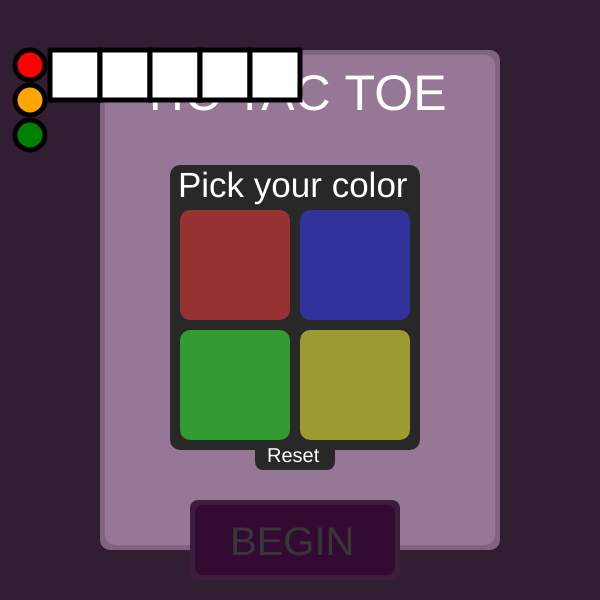
Frame 1 (no input)
Frame 60 (no input): identical to frame 1, image omitted
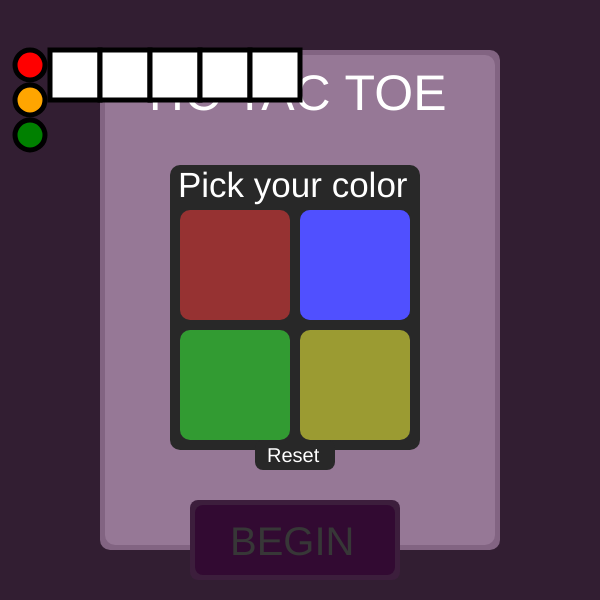
Frame 120 (the mouse pressed at the canvas centre since frame 60)

The p5.js sketch that drew these frames (run headless with seeded random() and noise() and a simulated clock; from frame 60 on, the mouse is pressed at the canvas centre):

// p5.js sketch
// ── sketch.js

function setup() {
  createCanvas(600, 600);
}

//variable collection

let squareBaseX = 160;
let squareBaseY = 160;
let squareOffsetX = 95;
let squareOffsetY = 95;
let squareSize = 85;

let square1Color = 0;
let square2Color = 0;
let square3Color = 0;
let square4Color = 0;
let square5Color = 0;
let square6Color = 0;
let square7Color = 0;
let square8Color = 0;
let square9Color = 0;

let square1Filled = false;
let square2Filled = false;
let square3Filled = false;
let square4Filled = false;
let square5Filled = false;
let square6Filled = false;
let square7Filled = false;
let square8Filled = false;
let square9Filled = false;

let totalSquaresFilled = 0;

let activePlayer1 = -1;
let activePlayer2 = 1;
let player1Won = false;
let player2Won = false;
let playersTied = false;
let gameOver = false;

let startingScreen = true;
let beginMatch = false;

let scorePlayer1 = 0;
let scorePlayer2 = 0;

let color1R = 255;
let color1G = 100;
let color1B = 100;

let color2R = 100;
let color2G = 100;
let color2B = 255;

let color3R = 100;
let color3G = 255;
let color3B = 100;

let color4R = 255;
let color4G = 235;
let color4B = 100;

let colorPlayer1R = 0;
let colorPlayer1G = 0;
let colorPlayer1B = 0;
let colorPlayer2R = 0;
let colorPlayer2G = 0;
let colorPlayer2B = 0;

let color1Selected = false;
let color2Selected = false;
let color3Selected = false;
let color4Selected = false;
let colorCount = 2;

//------------------------------------------------------------------------------------------------------------------------------------------

function mousePressed() {

  //------------------------------------------------------------------------------------------------------------------------------------------

  //begin match

  if(keyCode === 0 && mouseX >= 195 && mouseX <= 395 && mouseY >= 505 && mouseY <= 575 && startingScreen == true && beginMatch == true) {
    startingScreen = false;
    gameOver = false;
    activePlayer1 = -1;
    activePlayer2 = 1;
  }

  //------------------------------------------------------------------------------------------------------------------------------------------

  //go back to start

  if (keyCode === 0 && mouseX >= 295 && mouseX <= 435 && mouseY >= 85 && mouseY <= 125 && startingScreen == false) {
    startingScreen = true;
    color1Selected = false;
    color2Selected = false;
    color3Selected = false;
    color4Selected = false;
    activePlayer1 = -1;
    activePlayer2 = 1;
    colorCount = 2;
  }

  //------------------------------------------------------------------------------------------------------------------------------------------

  //switch turns in game

  if (keyCode === 0 &&
  mouseX >= squareBaseX && mouseX <= squareBaseX + squareSize &&
     mouseY >= squareBaseY && mouseY <= squareBaseY + squareSize && square1Filled == false && gameOver == false ||
  mouseX >= squareBaseX + squareOffsetX && mouseX <= squareBaseX + squareOffsetX + squareSize &&
     mouseY >= squareBaseY && mouseY <= squareBaseY + squareSize && square2Filled == false && gameOver == false ||
  mouseX >= squareBaseX + squareOffsetX * 2 && mouseX <= squareBaseX + squareOffsetX * 2 + squareSize &&
     mouseY >= squareBaseY && mouseY <= squareBaseY + squareSize && square3Filled == false && gameOver == false ||
  mouseX >= squareBaseX && mouseX <= squareBaseX + squareSize &&
     mouseY >= squareBaseY + squareOffsetY && mouseY <= squareBaseY + squareOffsetY + squareSize && square4Filled == false && gameOver == false ||
  mouseX >= squareBaseX + squareOffsetX && mouseX <= squareBaseX + squareOffsetX + squareSize &&
     mouseY >= squareBaseY + squareOffsetY && mouseY <= squareBaseY + squareOffsetY + squareSize && square5Filled == false && gameOver == false ||
  mouseX >= squareBaseX + squareOffsetX * 2 && mouseX <= squareBaseX + squareOffsetX * 2 + squareSize &&
     mouseY >= squareBaseY + squareOffsetY && mouseY <= squareBaseY + squareOffsetY + squareSize && square6Filled == false && gameOver == false ||
  mouseX >= squareBaseX && mouseX <= squareBaseX + squareSize &&
     mouseY >= squareBaseY + squareOffsetY * 2 && mouseY <= squareBaseY + squareOffsetY * 2 + squareSize && square7Filled == false && gameOver == false ||
  mouseX >= squareBaseX + squareOffsetX && mouseX <= squareBaseX + squareOffsetX + squareSize &&
     mouseY >= squareBaseY + squareOffsetY * 2 && mouseY <= squareBaseY + squareOffsetY * 2 + squareSize && square8Filled == false && gameOver == false ||
  mouseX >= squareBaseX + squareOffsetX * 2 && mouseX <= squareBaseX + squareOffsetX * 2 + squareSize &&
     mouseY >= squareBaseY + squareOffsetY * 2 && mouseY <= squareBaseY + squareOffsetY * 2 + squareSize && square9Filled == false && gameOver == false)
  {
    activePlayer1 = activePlayer1 * -1;
    activePlayer2 = activePlayer2 * -1;
  }

  //------------------------------------------------------------------------------------------------------------------------------------------

  //switch players in menu
  if (keyCode === 0 && colorCount >> 0 && mouseX >= 180 && mouseX <= 410 && mouseY >= 210 && mouseY <= 440 &&
    color1Selected == true && startingScreen == true ||
    color2Selected == true && startingScreen == true ||
    color3Selected == true && startingScreen == true ||
    color4Selected == true && startingScreen == true)
    {
      activePlayer1 = activePlayer1 * -1;
      activePlayer2 = activePlayer2 * -1;
    }

  //------------------------------------------------------------------------------------------------------------------------------------------

  //scorecount

  if (player1Won == true) {
    scorePlayer1 = scorePlayer1 + 1;
  }
   if (player2Won == true) {
   scorePlayer2 = scorePlayer2 + 1;
  }

  //------------------------------------------------------------------------------------------------------------------------------------------

  //press spaces

  //square 1
  if (keyCode === 0 && mouseX >= squareBaseX && mouseX <= squareBaseX + squareSize &&
     mouseY >= squareBaseY && mouseY <= squareBaseY + squareSize && gameOver == false
      && activePlayer1 == -1 && square1Filled == false) {
    square1Color = 1; square1Filled = true; totalSquaresFilled = totalSquaresFilled + 1;
  }
  else if (keyCode === 0 && mouseX >= squareBaseX && mouseX <= squareBaseX + squareSize &&
     mouseY >= squareBaseY && mouseY <= squareBaseY + squareSize && gameOver == false
      && activePlayer2 == -1 && square1Filled == false) {
      square1Color = 2; square1Filled = true; totalSquaresFilled = totalSquaresFilled + 1;
     };

  //square 2
  if (keyCode === 0 && mouseX >= squareBaseX + squareOffsetX && mouseX <= squareBaseX + squareOffsetX + squareSize &&
     mouseY >= squareBaseY && mouseY <= squareBaseY + squareSize && gameOver == false
      && activePlayer1 == -1 && square2Filled == false) {
    square2Color = 1; square2Filled = true; totalSquaresFilled = totalSquaresFilled + 1;
  }
  else if (keyCode === 0 && mouseX >= squareBaseX + squareOffsetX && mouseX <= squareBaseX + squareOffsetX + squareSize &&
     mouseY >= squareBaseY && mouseY <= squareBaseY + squareSize && gameOver == false
      && activePlayer2 == -1 && square2Filled == false) {
      square2Color = 2; square2Filled = true; totalSquaresFilled = totalSquaresFilled + 1;
     };

   //square 3
  if (keyCode === 0 && mouseX >= squareBaseX + squareOffsetX * 2 && mouseX <= squareBaseX + squareOffsetX * 2 + squareSize &&
     mouseY >= squareBaseY && mouseY <= squareBaseY + squareSize && gameOver == false
      && activePlayer1 == -1 && square3Filled == false) {
    square3Color = 1; square3Filled = true; totalSquaresFilled = totalSquaresFilled + 1;
  }
  else if (keyCode === 0 && mouseX >= squareBaseX + squareOffsetX * 2 && mouseX <= squareBaseX + squareOffsetX * 2 + squareSize &&
     mouseY >= squareBaseY && mouseY <= squareBaseY + squareSize && gameOver == false
      && activePlayer2 == -1 && square3Filled == false) {
      square3Color = 2; square3Filled = true; totalSquaresFilled = totalSquaresFilled + 1;
     };

   //square 4
  if (keyCode === 0 && mouseX >= squareBaseX && mouseX <= squareBaseX + squareSize &&
     mouseY >= squareBaseY + squareOffsetY && mouseY <= squareBaseY + squareOffsetY + squareSize && gameOver == false
      && activePlayer1 == -1 && square4Filled == false) {
    square4Color = 1; square4Filled = true; totalSquaresFilled = totalSquaresFilled + 1;
  }
  else if (keyCode === 0 && mouseX >= squareBaseX && mouseX <= squareBaseX + squareSize &&
     mouseY >= squareBaseY + squareOffsetY && mouseY <= squareBaseY + squareOffsetY + squareSize && gameOver == false
      && activePlayer2 == -1 && square4Filled == false) {
      square4Color = 2; square4Filled = true; totalSquaresFilled = totalSquaresFilled + 1;
     };

   //square 5
  if (keyCode === 0 && mouseX >= squareBaseX + squareOffsetX && mouseX <= squareBaseX + squareOffsetX + squareSize &&
     mouseY >= squareBaseY + squareOffsetY && mouseY <= squareBaseY + squareOffsetY + squareSize && gameOver == false
      && activePlayer1 == -1 && square5Filled == false) {
    square5Color = 1; square5Filled = true; totalSquaresFilled = totalSquaresFilled + 1;
  }
  else if (keyCode === 0 && mouseX >= squareBaseX + squareOffsetX && mouseX <= squareBaseX + squareOffsetX + squareSize &&
     mouseY >= squareBaseY + squareOffsetY && mouseY <= squareBaseY + squareOffsetY + squareSize && gameOver == false
      && activePlayer2 == -1 && square5Filled == false) {
      square5Color = 2; square5Filled = true; totalSquaresFilled = totalSquaresFilled + 1;
     };

   //square 6
  if (keyCode === 0 && mouseX >= squareBaseX + squareOffsetX * 2 && mouseX <= squareBaseX + squareOffsetX * 2 + squareSize &&
     mouseY >= squareBaseY + squareOffsetY && mouseY <= squareBaseY + squareOffsetY + squareSize && gameOver == false
      && activePlayer1 == -1 && square6Filled == false) {
    square6Color = 1; square6Filled = true; totalSquaresFilled = totalSquaresFilled + 1;
  }
  else if (keyCode === 0 && mouseX >= squareBaseX + squareOffsetX * 2 && mouseX <= squareBaseX + squareOffsetX * 2 + squareSize &&
     mouseY >= squareBaseY + squareOffsetY && mouseY <= squareBaseY + squareOffsetY + squareSize && gameOver == false
      && activePlayer2 == -1 && square6Filled == false) {
      square6Color = 2; square6Filled = true; totalSquaresFilled = totalSquaresFilled + 1;
     };

   //square 7
  if (keyCode === 0 && mouseX >= squareBaseX && mouseX <= squareBaseX + squareSize &&
     mouseY >= squareBaseY + squareOffsetY * 2 && mouseY <= squareBaseY + squareOffsetY * 2 + squareSize && gameOver == false
      && activePlayer1 == -1 && square7Filled == false) {
    square7Color = 1; square7Filled = true; totalSquaresFilled = totalSquaresFilled + 1;
  }
  else if (keyCode === 0 && mouseX >= squareBaseX && mouseX <= squareBaseX + squareSize &&
     mouseY >= squareBaseY + squareOffsetY * 2 && mouseY <= squareBaseY + squareOffsetY * 2 + squareSize && gameOver == false
      && activePlayer2 == -1 && square7Filled == false) {
      square7Color = 2; square7Filled = true; totalSquaresFilled = totalSquaresFilled + 1;
     };

   //square 8
  if (keyCode === 0 && mouseX >= squareBaseX + squareOffsetX && mouseX <= squareBaseX + squareOffsetX + squareSize &&
     mouseY >= squareBaseY + squareOffsetY * 2 && mouseY <= squareBaseY + squareOffsetY * 2 + squareSize && gameOver == false
      && activePlayer1 == -1 && square8Filled == false) {
    square8Color = 1; square8Filled = true; totalSquaresFilled = totalSquaresFilled + 1;
  }
  else if (keyCode === 0 && mouseX >= squareBaseX + squareOffsetX && mouseX <= squareBaseX + squareOffsetX + squareSize &&
     mouseY >= squareBaseY + squareOffsetY * 2 && mouseY <= squareBaseY + squareOffsetY * 2 + squareSize && gameOver == false
      && activePlayer2 == -1 && square8Filled == false) {
      square8Color = 2; square8Filled = true; totalSquaresFilled = totalSquaresFilled + 1;
     };

   //square 9
  if (keyCode === 0 && mouseX >= squareBaseX + squareOffsetX * 2 && mouseX <= squareBaseX + squareOffsetX * 2 + squareSize &&
     mouseY >= squareBaseY + squareOffsetY * 2 && mouseY <= squareBaseY + squareOffsetY * 2 + squareSize && gameOver == false
      && activePlayer1 == -1 && square9Filled == false) {
    square9Color = 1; square9Filled = true; totalSquaresFilled = totalSquaresFilled + 1;
  }
  else if (keyCode === 0 && mouseX >= squareBaseX + squareOffsetX * 2 && mouseX <= squareBaseX + squareOffsetX * 2 + squareSize &&
     mouseY >= squareBaseY + squareOffsetY * 2 && mouseY <= squareBaseY + squareOffsetY * 2 + squareSize && gameOver == false
      && activePlayer2 == -1 && square9Filled == false) {
      square9Color = 2; square9Filled = true; totalSquaresFilled = totalSquaresFilled + 1;
     };

  //------------------------------------------------------------------------------------------------------------------------------------------

  //select colors

  if (keyCode === 0 && gameOver == true && mouseX >= 180 && mouseX <= 290 &&
    mouseY >= 210 && mouseY <= 320 && startingScreen == true && activePlayer1 == 1 && color1Selected == false && colorCount >> 0) {
      colorPlayer1R = color1R;
      colorPlayer1G = color1G;
      colorPlayer1B = color1B;
      color1Selected = true;
      colorCount = colorCount - 1
    };

  if (keyCode === 0 && gameOver == true && mouseX >= 180 && mouseX <= 290 &&
    mouseY >= 210 && mouseY <= 320 && startingScreen == true && activePlayer2 == 1 && color1Selected == false && colorCount >> 0) {
      colorPlayer2R = color1R;
      colorPlayer2G = color1G;
      colorPlayer2B = color1B;
      color1Selected = true;
      colorCount = colorCount - 1
    };

  if (keyCode === 0 && gameOver == true && mouseX >= 300 && mouseX <= 410 &&
    mouseY >= 210 && mouseY <= 320 && startingScreen == true && activePlayer1 == 1 && color2Selected == false && colorCount >> 0) {
      colorPlayer1R = color2R;
      colorPlayer1G = color2G;
      colorPlayer1B = color2B;
      color2Selected = true;
      colorCount = colorCount - 1
    };

  if (keyCode === 0 && gameOver == true && mouseX >= 300 && mouseX <= 410 &&
    mouseY >= 210 && mouseY <= 320 && startingScreen == true && activePlayer2 == 1 && color2Selected == false && colorCount >> 0) {
      colorPlayer2R = color2R;
      colorPlayer2G = color2G;
      colorPlayer2B = color2B;
      color2Selected = true;
      colorCount = colorCount - 1
    };

  if (keyCode === 0 && gameOver == true && mouseX >= 180 && mouseX <= 290 &&
    mouseY >= 330 && mouseY <= 440 && startingScreen == true && activePlayer1 == 1 && color3Selected == false && colorCount >> 0) {
      colorPlayer1R = color3R;
      colorPlayer1G = color3G;
      colorPlayer1B = color3B;
      color3Selected = true;
      colorCount = colorCount - 1
    };

  if (keyCode === 0 && gameOver == true && mouseX >= 180 && mouseX <= 290 &&
    mouseY >= 330 && mouseY <= 440 && startingScreen == true && activePlayer2 == 1 && color3Selected == false && colorCount >> 0) {
      colorPlayer2R = color3R;
      colorPlayer2G = color3G;
      colorPlayer2B = color3B;
      color3Selected = true;
      colorCount = colorCount - 1
    };

  if (keyCode === 0 && gameOver == true && mouseX >= 300 && mouseX <= 410 &&
    mouseY >= 330 && mouseY <= 440 && startingScreen == true && activePlayer1 == 1 && color4Selected == false && colorCount >> 0) {
      colorPlayer1R = color4R;
      colorPlayer1G = color4G;
      colorPlayer1B = color4B;
      color4Selected = true;
      colorCount = colorCount - 1
    };

  if (keyCode === 0 && gameOver == true && mouseX >= 300 && mouseX <= 410 &&
    mouseY >= 330 && mouseY <= 440 && startingScreen == true && activePlayer2 == 1 && color4Selected == false && colorCount >> 0) {
      colorPlayer2R = color4R;
      colorPlayer2G = color4G;
      colorPlayer2B = color4B;
      color4Selected = true;
      colorCount = colorCount - 1
    };

  //------------------------------------------------------------------------------------------------------------------------------------------

  // press color reset

  if (keyCode === 0 && mouseX >= 255 && mouseX <= 335 && mouseY >= 440 && mouseY <= 470 && startingScreen == true) {
    activePlayer1 = -1;
    activePlayer2 = 1;
    colorCount = 2;
    color1Selected = false;
    color2Selected = false;
    color3Selected = false;
    color4Selected = false;
  }

  //------------------------------------------------------------------------------------------------------------------------------------------

  //reset

  if (keyCode === 0 && gameOver == true && mouseX >= 205 && mouseX <= 395 &&
    mouseY >= 225 && mouseY <= 295) {
      square1Color = 0;
      square1Filled = false;
      square2Color = 0;
      square2Filled = false;
      square3Color = 0;
      square3Filled = false;
      square4Color = 0;
      square4Filled = false;
      square5Color = 0;
      square5Filled = false;
      square6Color = 0;
      square6Filled = false;
      square7Color = 0;
      square7Filled = false;
      square8Color = 0;
      square8Filled = false;
      square9Color = 0;
      square9Filled = false;
      totalSquaresFilled = 0;
      player1Won = false;
      player2Won = false;
      playersTied = false;
      activePlayer1 = -1;
      activePlayer2 = 1;
      gameOver = false;
    }


}

//------------------------------------------------------------------------------------------------------------------------------------------

// background

function draw() {
  background(220);
  textSize(15);

  if(activePlayer1 == 1) {
    fill(colorPlayer1R - 150, colorPlayer1G - 150, colorPlayer1B - 150)
    circle(310, 140, 2000);
  }
  else {
    fill(colorPlayer2R - 150, colorPlayer2G - 150, colorPlayer2B - 150)
    circle(310, 140, 2000);
  };

  //------------------------------------------------------------------------------------------------------------------------------------------

  //base board

  strokeWeight(0);

  fill(50);
  rect(295, 85, 140, 40, 8, 8, 0, 0);
  fill(255)
  text("Back to start", 320, 105);

  fill(0);
  rect(150, 115, 295, 330, 10);

  fill(200);
  rect(160, 160, 85, 85, 5);
  rect(255, 160, 85, 85, 5);
  rect(350, 160, 85, 85, 5);
  rect(160, 255, 85, 85, 5);
  rect(255, 255, 85, 85, 5);
  rect(350, 255, 85, 85, 5);
  rect(160, 350, 85, 85, 5);
  rect(255, 350, 85, 85, 5);
  rect(350, 350, 85, 85, 5);

  textSize(20)
  fill(255);
  text("Score:", 170, 150);
  text(scorePlayer2, 235, 150);
  text("-", 254, 150);
  text(scorePlayer1, 270, 150);
  
  //------------------------------------------------------------------------------------------------------------------------------------------

  //darken selected square

  //square 1
  if (mouseX >= squareBaseX && mouseX <= squareBaseX + squareSize &&
     mouseY >= squareBaseY && mouseY <= squareBaseY + squareSize) {
      fill(120); 
      rect(squareBaseX, squareBaseY, squareSize, squareSize, 5)
     };
  
  //square 2
  if (mouseX >= squareBaseX + squareOffsetX && mouseX <= squareBaseX + squareOffsetX + squareSize &&
     mouseY >= squareBaseY && mouseY <= squareBaseY + squareSize) {
      fill(120); 
      rect(squareBaseX + squareOffsetX, squareBaseY, squareSize, squareSize, 5)
     };

  //square 3
  if (mouseX >= squareBaseX + squareOffsetX * 2 && mouseX <= squareBaseX + squareOffsetX * 2 + squareSize &&
     mouseY >= squareBaseY && mouseY <= squareBaseY + squareSize) {
      fill(120); 
      rect(squareBaseX + squareOffsetX * 2, squareBaseY, squareSize, squareSize, 5)
     };

  //square 4
  if (mouseX >= squareBaseX && mouseX <= squareBaseX + squareSize &&
     mouseY >= squareBaseY + squareOffsetY && mouseY <= squareBaseY + squareOffsetY + squareSize) {

      fill(120); 
      rect(squareBaseX, squareBaseY + squareOffsetY, squareSize, squareSize, 5)
     };

  //square 5
  if (mouseX >= squareBaseX + squareOffsetX && mouseX <= squareBaseX + squareOffsetX + squareSize &&
     mouseY >= squareBaseY + squareOffsetY && mouseY <= squareBaseY + squareOffsetY + squareSize) {
      fill(120); 
      rect(squareBaseX + squareOffsetX, squareBaseY + squareOffsetY, squareSize, squareSize, 5)
     };

  //square 6
  if (mouseX >= squareBaseX + squareOffsetX * 2 && mouseX <= squareBaseX + squareOffsetX * 2 + squareSize &&
     mouseY >= squareBaseY + squareOffsetY && mouseY <= squareBaseY + squareOffsetY + squareSize) {
      fill(120); 
      rect(squareBaseX + squareOffsetX * 2, squareBaseY + squareOffsetY, squareSize, squareSize, 5)
     };

  //square 7
  if (mouseX >= squareBaseX && mouseX <= squareBaseX + squareSize &&
     mouseY >= squareBaseY + squareOffsetY * 2 && mouseY <= squareBaseY + squareOffsetY * 2 + squareSize) {
      fill(120); 
      rect(squareBaseX, squareBaseY + squareOffsetY * 2, squareSize, squareSize, 5)
     };

  //square 8
  if (mouseX >= squareBaseX + squareOffsetX && mouseX <= squareBaseX + squareOffsetX + squareSize &&
     mouseY >= squareBaseY + squareOffsetY * 2 && mouseY <= squareBaseY + squareOffsetY * 2 + squareSize) {
      fill(120); 
      rect(squareBaseX + squareOffsetX, squareBaseY + squareOffsetY * 2, squareSize, squareSize, 5)
     };

  //square 9
  if (mouseX >= squareBaseX + squareOffsetX * 2 && mouseX <= squareBaseX + squareOffsetX * 2 + squareSize &&
     mouseY >= squareBaseY + squareOffsetY * 2 && mouseY <= squareBaseY + squareOffsetY * 2 + squareSize) {
      fill(120); 
      rect(squareBaseX + squareOffsetX * 2, squareBaseY + squareOffsetY * 2, squareSize, squareSize, 5)
     };


  //------------------------------------------------------------------------------------------------------------------------------------------

  //presscolor

  //square 1
  if (square1Color == 1) {
   fill(colorPlayer1R, colorPlayer1G, colorPlayer1B);
   rect(squareBaseX, squareBaseY, squareSize, squareSize, 5)
  };
  if (square1Color == 2) {
   fill(colorPlayer2R, colorPlayer2G, colorPlayer2B);
   rect(squareBaseX, squareBaseY, squareSize, squareSize, 5)
  };

  //square 2
  if (square2Color == 1) {
   fill(colorPlayer1R, colorPlayer1G, colorPlayer1B);
   rect(squareBaseX + squareOffsetX, squareBaseY, squareSize, squareSize, 5)
  };
  if (square2Color == 2) {
   fill(colorPlayer2R, colorPlayer2G, colorPlayer2B);
   rect(squareBaseX + squareOffsetX, squareBaseY, squareSize, squareSize, 5)
  };

  //square 3
  if (square3Color == 1) {
   fill(colorPlayer1R, colorPlayer1G, colorPlayer1B);
   rect(squareBaseX + squareOffsetX * 2, squareBaseY, squareSize, squareSize, 5)
  };
  if (square3Color == 2) {
   fill(colorPlayer2R, colorPlayer2G, colorPlayer2B);
   rect(squareBaseX + squareOffsetX * 2, squareBaseY, squareSize, squareSize, 5)
  };

  //square 4
  if (square4Color == 1) {
   fill(colorPlayer1R, colorPlayer1G, colorPlayer1B);
   rect(squareBaseX, squareBaseY + squareOffsetY, squareSize, squareSize, 5)
  };
  if (square4Color == 2) {
   fill(colorPlayer2R, colorPlayer2G, colorPlayer2B);
   rect(squareBaseX, squareBaseY + squareOffsetY, squareSize, squareSize, 5)
  };

  //square 5
  if (square5Color == 1) {
   fill(colorPlayer1R, colorPlayer1G, colorPlayer1B);
   rect(squareBaseX + squareOffsetX, squareBaseY + squareOffsetY, squareSize, squareSize, 5)
  };
  if (square5Color == 2) {
   fill(colorPlayer2R, colorPlayer2G, colorPlayer2B);
   rect(squareBaseX + squareOffsetX, squareBaseY + squareOffsetY, squareSize, squareSize, 5)
  };

  //square 6
  if (square6Color == 1) {
   fill(colorPlayer1R, colorPlayer1G, colorPlayer1B);
   rect(squareBaseX + squareOffsetX * 2, squareBaseY + squareOffsetY, squareSize, squareSize, 5)
  };
  if (square6Color == 2) {
   fill(colorPlayer2R, colorPlayer2G, colorPlayer2B);
   rect(squareBaseX + squareOffsetX * 2, squareBaseY + squareOffsetY, squareSize, squareSize, 5)
  };

  //square 7
  if (square7Color == 1) {
   fill(colorPlayer1R, colorPlayer1G, colorPlayer1B);
   rect(squareBaseX, squareBaseY + squareOffsetY * 2, squareSize, squareSize, 5)
  };
  if (square7Color == 2) {
   fill(colorPlayer2R, colorPlayer2G, colorPlayer2B);
   rect(squareBaseX, squareBaseY + squareOffsetY * 2, squareSize, squareSize, 5)
  };

  //square 8
  if (square8Color == 1) {
   fill(colorPlayer1R, colorPlayer1G, colorPlayer1B);
   rect(squareBaseX + squareOffsetX, squareBaseY + squareOffsetY * 2, squareSize, squareSize, 5)
  };
  if (square8Color == 2) {
   fill(colorPlayer2R, colorPlayer2G, colorPlayer2B);
   rect(squareBaseX + squareOffsetX, squareBaseY + squareOffsetY * 2, squareSize, squareSize, 5)
  };

  //square 9
  if (square9Color == 1) {
   fill(colorPlayer1R, colorPlayer1G, colorPlayer1B);
   rect(squareBaseX + squareOffsetX * 2, squareBaseY + squareOffsetY * 2, squareSize, squareSize, 5)
  };
  if (square9Color == 2) {
   fill(colorPlayer2R, colorPlayer2G, colorPlayer2B);
   rect(squareBaseX + squareOffsetX * 2, squareBaseY + squareOffsetY * 2, squareSize, squareSize, 5)
  };

  //---------------------------------------------------------------------

  //track win condition
  if (square1Color == 1 && square2Color == 1 && square3Color == 1 ||
    square4Color == 1 && square5Color == 1 && square6Color == 1 ||
    square7Color == 1 && square8Color == 1 && square9Color == 1 ||
    square1Color == 1 && square4Color == 1 && square7Color == 1 ||
    square2Color == 1 && square5Color == 1 && square8Color == 1 ||
    square3Color == 1 && square6Color == 1 && square9Color == 1 ||
    square1Color == 1 && square5Color == 1 && square9Color == 1 ||
    square3Color == 1 && square5Color == 1 && square7Color == 1) {
      player1Won = true; gameOver = true; 
    }

  if (square1Color == 2 && square2Color == 2 && square3Color == 2 ||
    square4Color == 2 && square5Color == 2 && square6Color == 2 ||
    square7Color == 2 && square8Color == 2 && square9Color == 2 ||
    square1Color == 2 && square4Color == 2 && square7Color == 2 ||
    square2Color == 2 && square5Color == 2 && square8Color == 2 ||
    square3Color == 2 && square6Color == 2 && square9Color == 2 ||
    square1Color == 2 && square5Color == 2 && square9Color == 2 ||
    square3Color == 2 && square5Color == 2 && square7Color == 2) {
      player2Won = true; gameOver = true;
    }

  if (totalSquaresFilled >= 9 && player1Won == false && player2Won == false) {
    playersTied = true;  gameOver = true;
  }

  //------------------------------------------------------------------------------------------------------------------------------------------

  //results screens

  textSize(45)

  if (player1Won == true) {
    fill(colorPlayer1R - 100, colorPlayer1G - 100, colorPlayer1B - 100);
    rect(100, 110, 410, 220, 10);
    fill(colorPlayer1R, colorPlayer1G, colorPlayer1B);
    rect(110, 120, 390, 200, 10);
    fill(255);
    text("PLAYER 2 WON!", 130, 190);
    fill(colorPlayer1R - 100, colorPlayer1G - 100, colorPlayer1B - 100);
    rect(200, 220, 200, 60, 8);
    fill(colorPlayer1R - 50, colorPlayer1G - 50, colorPlayer1B - 50);
    rect(205, 225, 190, 50, 8);
    fill(255);
    textSize(25);
    text("RESTART", 240, 260);
  }

  if (player2Won == true) {
    fill(colorPlayer2R - 100, colorPlayer2G - 100, colorPlayer2B - 100);
    rect(100, 110, 410, 220, 10);
    fill(colorPlayer2R, colorPlayer2G, colorPlayer2B);
    rect(110, 120, 390, 200, 10);
    fill(255);
    text("PLAYER 1 WON!", 130, 190);
    fill(colorPlayer2R - 100, colorPlayer2G - 100, colorPlayer2B - 100);
    rect(200, 220, 200, 60, 8);
    fill(colorPlayer2R - 50, colorPlayer2G - 50, colorPlayer2B - 50);
    rect(205, 225, 190, 50, 8);
    fill(255);
    textSize(25);
    text("RESTART", 240, 260);
  }

  if (playersTied == true) {
    fill(55, 0, 55);
    rect(100, 110, 410, 220, 10);
    fill(155, 120, 155);
    rect(110, 120, 390, 200, 10);
    fill(255);
    text("It's a tie...", 200, 190);
    fill(100, 50, 100);
    rect(200, 220, 200, 60, 8);
    fill(50, 0, 50);
    rect(205, 225, 190, 50, 8);
    fill(255);
    textSize(25);
    text("RESTART", 240, 260);
  }

  //------------------------------------------------------------------------------------------------------------------------------------------

  //starting screen

  if (startingScreen == true) {
    gameOver = true;
    scorePlayer1 = 0;
    scorePlayer2 = 0;
    square1Color = 0;
    square1Filled = false;
    square2Color = 0;
    square2Filled = false;
    square3Color = 0;
    square3Filled = false;
    square4Color = 0;
    square4Filled = false;
    square5Color = 0;
    square5Filled = false;
    square6Color = 0;
    square6Filled = false;
    square7Color = 0;
    square7Filled = false;
    square8Color = 0;
    square8Filled = false;
    square9Color = 0;
    square9Filled = false;
    totalSquaresFilled = 0;
    player1Won = false;
    player2Won = false;
    playersTied = false;
    fill(50, 30, 50);
    circle(200, 200, 2000);
    fill(130, 100, 130);
    rect(100, 50, 400, 500, 10);
    fill(150, 120, 150);
    rect(105, 55, 390, 490, 10);
    textSize(50);
    fill(255);
    text("TIC TAC TOE", 140, 110);
    fill(60, 30, 60);
    rect(190, 500, 210, 80, 8);
    fill(50, 10, 50);
    rect(195, 505, 200, 70, 8);
    fill(55);
    textSize(40);
    text("BEGIN", 230, 555);
    fill(40);
    rect(170, 165, 250, 285, 10);
    rect(255, 440, 80, 30, 8);
    fill(150, 50, 50);
    rect(180, 210, 110, 110, 10);
    fill(50, 50, 155);
    rect(300, 210, 110, 110, 10);
    fill(50, 155, 50);
    rect(180, 330, 110, 110, 10);
    fill(155, 155, 50);
    rect(300, 330, 110, 110, 10);
    textSize(35);
    fill(255);
    text("Pick your color", 178, 197);
    textSize(20);
    text("Reset", 267, 462)

   }

  //------------------------------------------------------------------------------------------------------------------------------------------

  //select buttons brighten

  if (color1Selected == true && startingScreen == true) {
   fill(255, 80, 80);
    rect(180, 210, 110, 110, 10)
  };

  if (color2Selected == true && startingScreen == true) {
   fill(80, 80, 255);
    rect(300, 210, 110, 110, 10)
  };

  if (color3Selected == true && startingScreen == true) {
   fill(80, 255, 80);
    rect(180, 330, 110, 110, 10)
  };

  if (color4Selected == true && startingScreen == true) {
   fill(255, 255, 80);
    rect(300, 330, 110, 110, 10)
  };

  if (startingScreen == true && colorCount <= 0) {
    fill(180, 60, 180);
    rect(190, 500, 210, 80, 8);
    fill(120, 30, 120);
    rect(195, 505, 200, 70, 8);
    fill(255);
    textSize(40);
    text("BEGIN", 230, 555);
    beginMatch = true;
  }

  //------------------------------------------------------------------------------------------------------------------------------------------

  //test
  //for(let a = 0; a < 255; a++) {

  //}

  strokeWeight(5);

  for(let i = 1; i < 4; i++) {
    if (i == 1) {
      fill('red')
    }
    else if (i == 2) {
      fill('orange')
    }
    else{
      fill('green')
    };
    circle(30, 30 + (i * 35), 30);
  };
  
  fill(255);

  let index = 0;
  while(index < 5) {
    rect(50 + (index * 50), 50, 50, 50);
    index++;
  }
}
